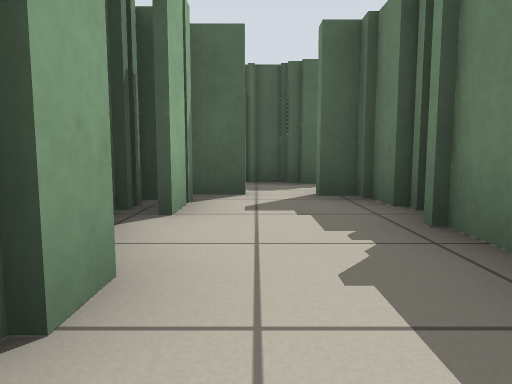
view 1 (above)

23 first-person views from a walk through a robot-simulator world made for Stage. The camera is 0.5 m above the floor, tilts 6° down and sees 70° across. Floor lines are 1 m apart. The floor is counted in squares, 1 m on a side. Each view is taken from the middle of a square. On the plan, view 1 faces up. The plan holds only what a view shows up to about 9 squares ahead; the rest is blank. Robots are left out.

view 2
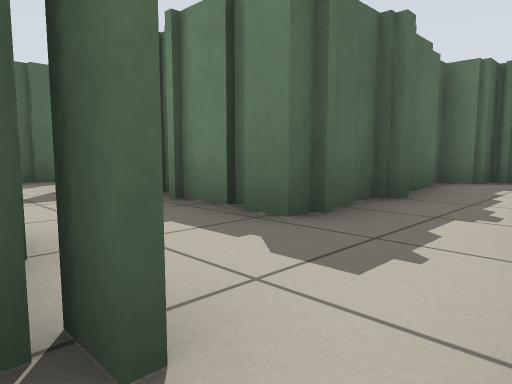

view 3
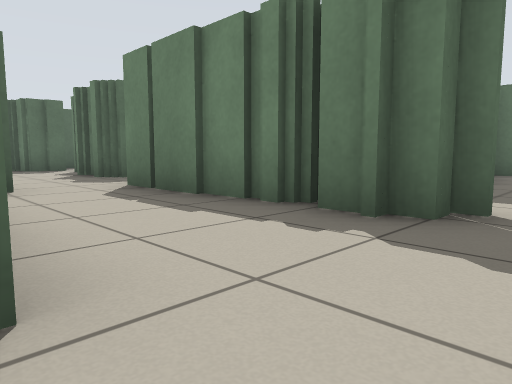

view 4
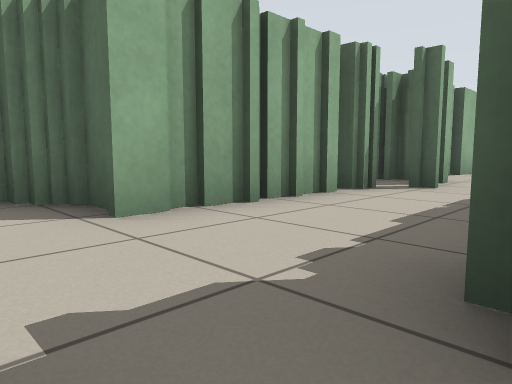

view 5
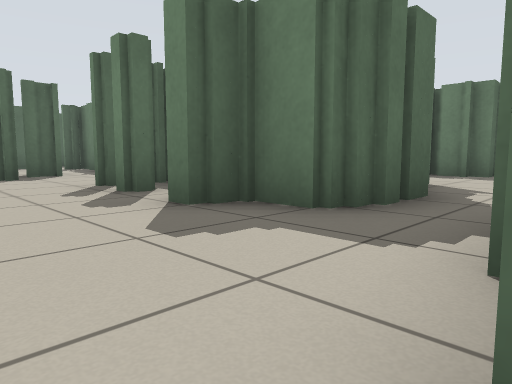

view 6
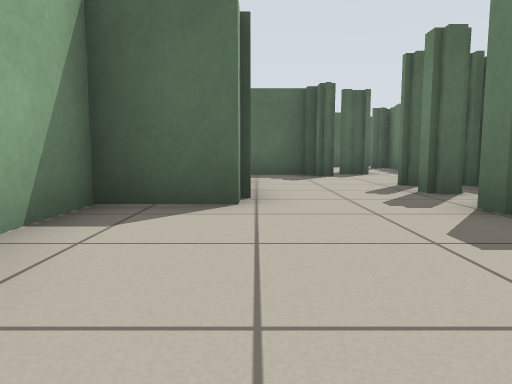

view 7
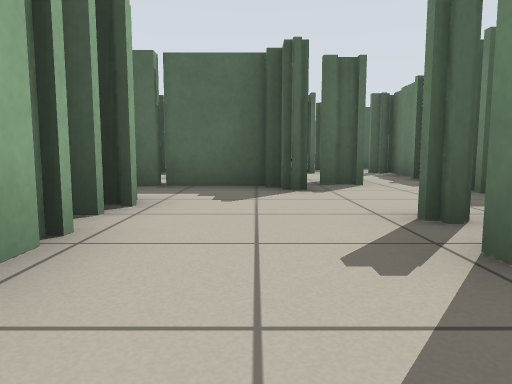

view 8
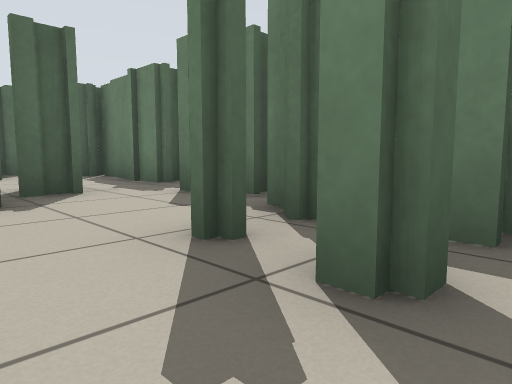

view 9
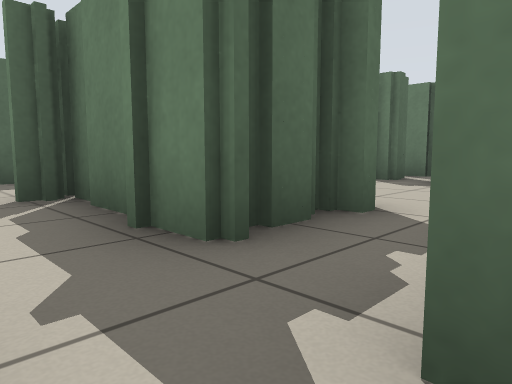

view 10
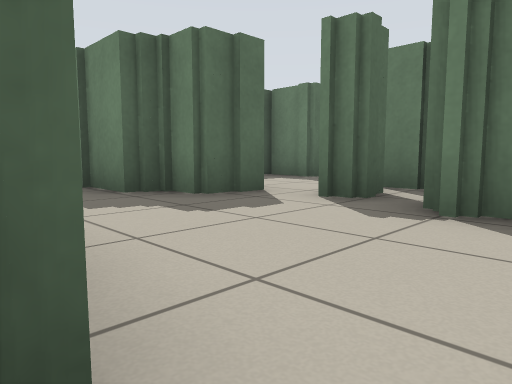

view 11
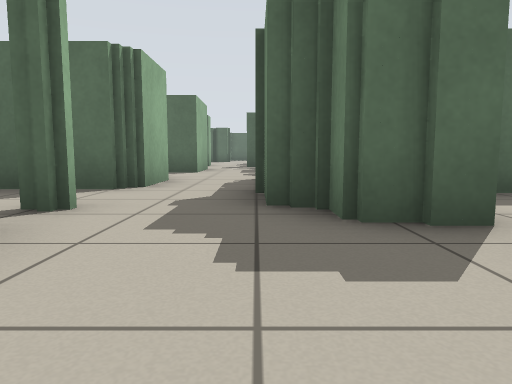

view 12
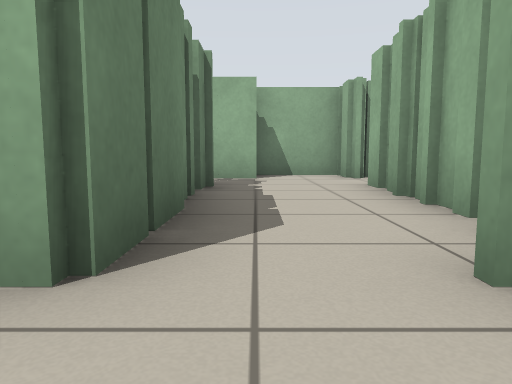

view 13
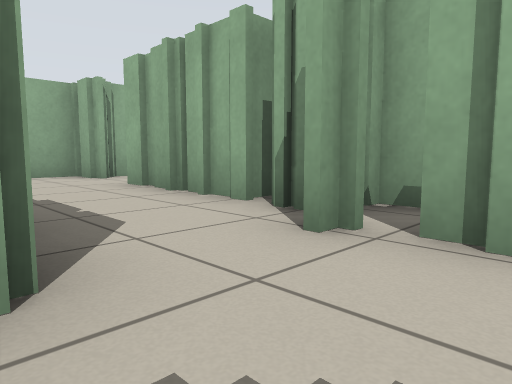

view 14
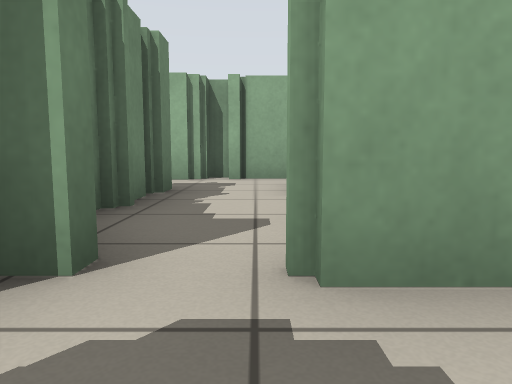

view 15
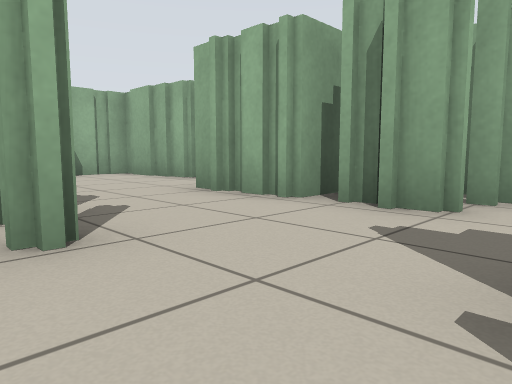

view 16
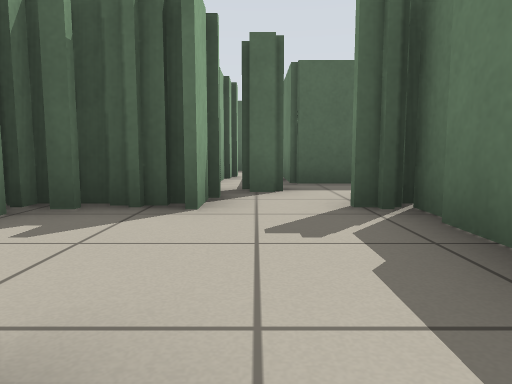

view 17
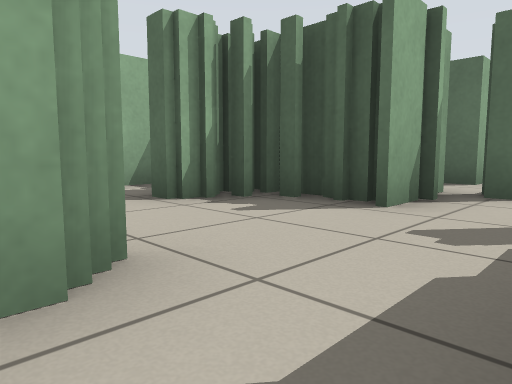

view 18
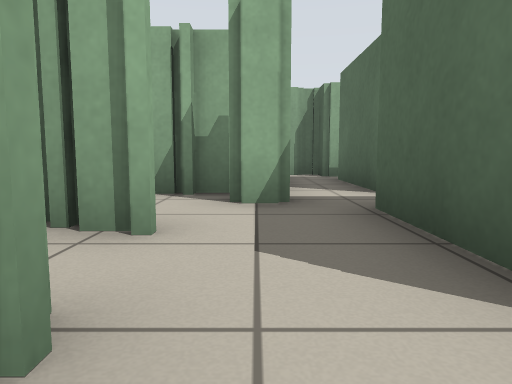

view 19
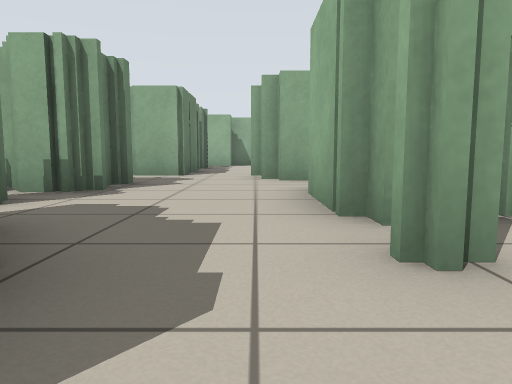

view 20
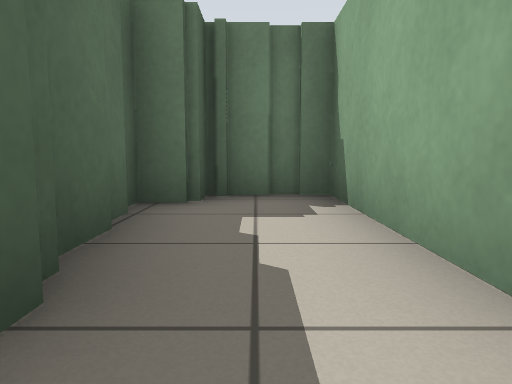

view 21
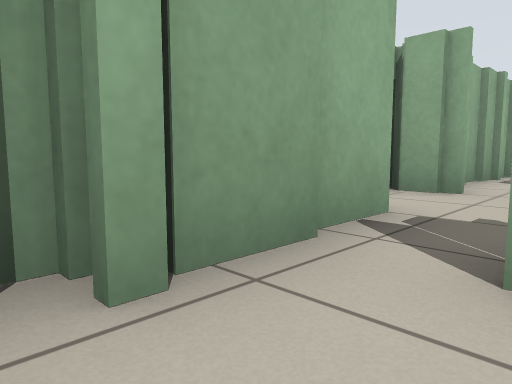

view 22
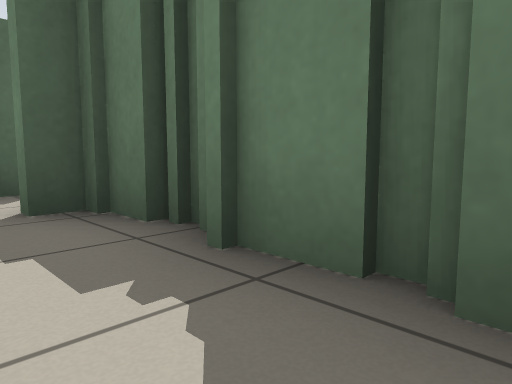

view 23
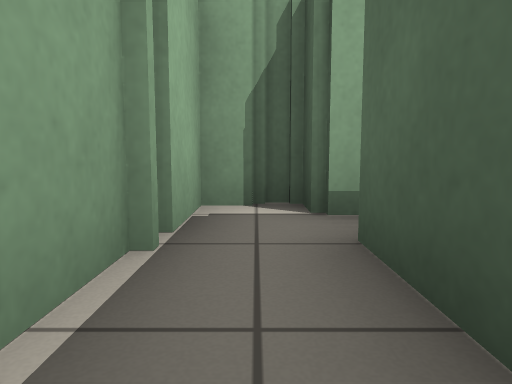

### Floor plan
Key: @ floor where view 1 was taken; # wall or solid block; x gap in a wall; . floor.
Columns run from 12 left of view 1 to 7 right of it. Each row starts with its distance up from view 1.
 17         ...
 16         ...
 15     #.###..
 14 #####.###..
 13 #.....###.#  ###
 12 ######....##...#
 11    ##.###..#...
 10   ###.###.....
  9   #....##...##
  8   #....##..##
  7  ####......###
  6  #.#..####...x
  5  #.....###.#x#
  4  ##..####..#.##
  3  ##..####..#..#
  2 ###...###..#.##
  1 #....## #..#.#######
  0 #....####..#@......#
 -1 #............#######
 -2 ##.######.####
 -3  ###    ###

Positions as (right, up) in squares from view 1, and headings:
1: (0, 0), facing up
2: (-1, -1), facing up-right
3: (-4, -1), facing up-right
4: (-1, -1), facing up-left
5: (-10, -2), facing up-right
6: (-10, -2), facing up
7: (-9, 1), facing up
8: (-9, 2), facing up-right
9: (-7, 6), facing up-right
10: (-4, 7), facing up-right
11: (-2, 8), facing up
12: (-2, 6), facing down
13: (-1, 6), facing down-left
14: (0, 6), facing down
15: (-7, 6), facing down-left
16: (-7, 7), facing up
17: (-6, 7), facing up-left
18: (-3, 12), facing left
19: (-3, 13), facing down
20: (2, 0), facing right
21: (1, 0), facing down-left
22: (0, 1), facing up-right
23: (-8, 13), facing left
